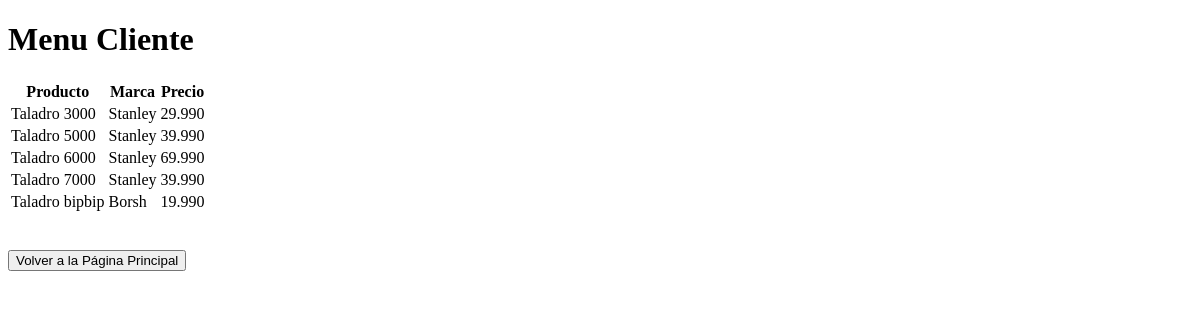
Before: /consultar_precios/ with the older database file.
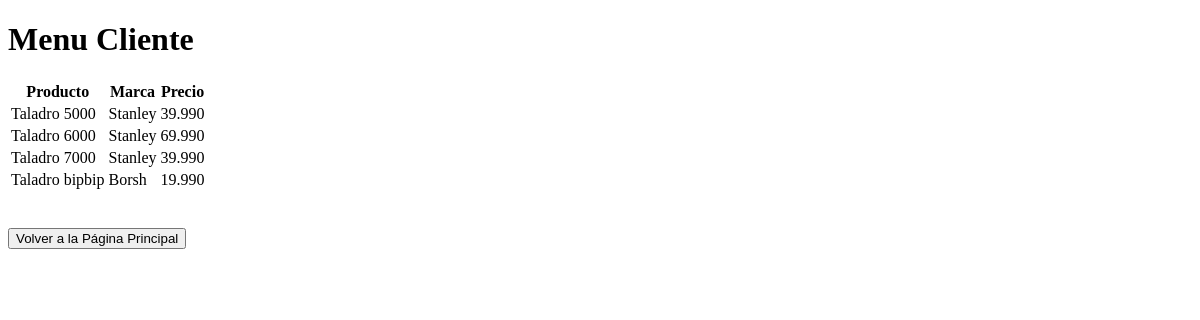
After: the same page with the newer database file.
### api/models.py (models this page shows)
class Producto (models.Model):
    codigoProducto = models.CharField(max_length=100)
    marca = models.CharField(max_length=20)
    codigo = models.CharField(max_length=10)
    nombre = models.CharField(max_length=100)
    precio = models.CharField(max_length=10)
    fecha = models.CharField(max_length=10)
    disponible = models.BooleanField(default=False)
    stock = models.IntegerField(default=0)

### api/views.py (the view)
# urls.py: path('consultar_precios/', views.consultar_precios, name='consultar_precios'),
def consultar_precios(request):
    productos = Producto.objects.all()
    precios = [{'nombre': producto.nombre, 'precio': producto.precio, 'marca': producto.marca} for producto in productos]
    return render(request, 'consultar_precios.html', {'precios': precios})

### api/templates/consultar_precios.html (shortened to what this page needs)
<!DOCTYPE html>
<html lang="en">
<head>
</head>
<body>
    <h1>Menu Cliente</h1>
    <table>
        <thead>
            <tr>
                <th>Producto</th>
                <th>Marca</th>
                <th>Precio</th>
            </tr>
        </thead>
        <tbody>
            {% for producto in precios %}
            <tr>
                <td>{{ producto.nombre }}</td>
                <td>{{ producto.marca }}</td>
                <td>{{ producto.precio }}</td>
            </tr>
            {% endfor %}
        </tbody>
    </table>
</body>
<br>
<br>
<a href="{% url 'index' %}"><button>Volver a la Página Principal</button></a>
</html>

Changed rows visible on the page:
removed Producto: nombre "Taladro 3000", marca "Stanley", precio "29.990"
